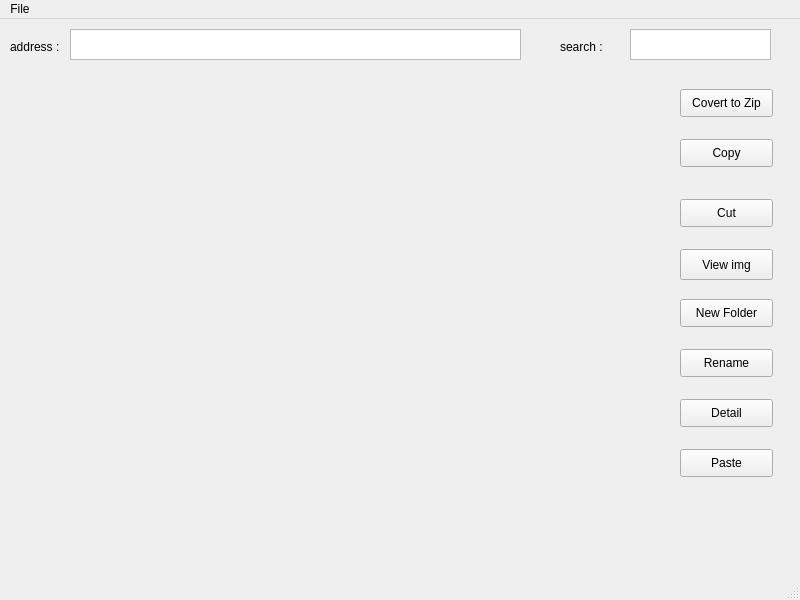
<?xml version="1.0" encoding="UTF-8"?>
<ui version="4.0">
 <class>main_window</class>
 <widget class="QMainWindow" name="main_window">
  <property name="geometry">
   <rect>
    <x>0</x>
    <y>0</y>
    <width>800</width>
    <height>600</height>
   </rect>
  </property>
  <property name="windowTitle">
   <string>File manager</string>
  </property>
  <widget class="QWidget" name="centralwidget">
   <widget class="QPushButton" name="zip">
    <property name="geometry">
     <rect>
      <x>680</x>
      <y>70</y>
      <width>93</width>
      <height>28</height>
     </rect>
    </property>
    <property name="text">
     <string>Covert to Zip</string>
    </property>
   </widget>
   <widget class="QPushButton" name="copy">
    <property name="geometry">
     <rect>
      <x>680</x>
      <y>120</y>
      <width>93</width>
      <height>28</height>
     </rect>
    </property>
    <property name="text">
     <string>Copy</string>
    </property>
   </widget>
   <widget class="QPushButton" name="cut">
    <property name="geometry">
     <rect>
      <x>680</x>
      <y>180</y>
      <width>93</width>
      <height>28</height>
     </rect>
    </property>
    <property name="text">
     <string>Cut</string>
    </property>
   </widget>
   <widget class="QPushButton" name="view_image">
    <property name="geometry">
     <rect>
      <x>680</x>
      <y>230</y>
      <width>93</width>
      <height>31</height>
     </rect>
    </property>
    <property name="text">
     <string>View img</string>
    </property>
   </widget>
   <widget class="QPushButton" name="new_folder">
    <property name="geometry">
     <rect>
      <x>680</x>
      <y>280</y>
      <width>93</width>
      <height>28</height>
     </rect>
    </property>
    <property name="text">
     <string>New Folder</string>
    </property>
   </widget>
   <widget class="QPushButton" name="reaname">
    <property name="geometry">
     <rect>
      <x>680</x>
      <y>330</y>
      <width>93</width>
      <height>28</height>
     </rect>
    </property>
    <property name="text">
     <string>Rename</string>
    </property>
   </widget>
   <widget class="QPushButton" name="detail">
    <property name="geometry">
     <rect>
      <x>680</x>
      <y>380</y>
      <width>93</width>
      <height>28</height>
     </rect>
    </property>
    <property name="text">
     <string>Detail</string>
    </property>
   </widget>
   <widget class="QPushButton" name="paste">
    <property name="geometry">
     <rect>
      <x>680</x>
      <y>430</y>
      <width>93</width>
      <height>28</height>
     </rect>
    </property>
    <property name="text">
     <string>Paste</string>
    </property>
   </widget>
   <widget class="QTextEdit" name="textEdit">
    <property name="geometry">
     <rect>
      <x>70</x>
      <y>10</y>
      <width>451</width>
      <height>31</height>
     </rect>
    </property>
   </widget>
   <widget class="QLabel" name="label">
    <property name="geometry">
     <rect>
      <x>10</x>
      <y>20</y>
      <width>55</width>
      <height>16</height>
     </rect>
    </property>
    <property name="text">
     <string>address :</string>
    </property>
   </widget>
   <widget class="QLabel" name="label_2">
    <property name="geometry">
     <rect>
      <x>560</x>
      <y>20</y>
      <width>55</width>
      <height>16</height>
     </rect>
    </property>
    <property name="text">
     <string>search :</string>
    </property>
   </widget>
   <widget class="QTextEdit" name="textEdit_2">
    <property name="geometry">
     <rect>
      <x>630</x>
      <y>10</y>
      <width>141</width>
      <height>31</height>
     </rect>
    </property>
   </widget>
  </widget>
  <widget class="QMenuBar" name="menubar">
   <property name="geometry">
    <rect>
     <x>0</x>
     <y>0</y>
     <width>800</width>
     <height>26</height>
    </rect>
   </property>
   <widget class="QMenu" name="menuFile">
    <property name="title">
     <string>File</string>
    </property>
    <addaction name="actionOpen"/>
   </widget>
   <addaction name="menuFile"/>
  </widget>
  <widget class="QStatusBar" name="statusbar"/>
  <action name="actionOpen">
   <property name="text">
    <string>Open</string>
   </property>
  </action>
 </widget>
 <resources/>
 <connections>
  <connection>
   <sender>cut</sender>
   <signal>clicked()</signal>
   <receiver>textEdit</receiver>
   <slot>clear()</slot>
   <hints>
    <hint type="sourcelabel">
     <x>741</x>
     <y>256</y>
    </hint>
    <hint type="destinationlabel">
     <x>189</x>
     <y>63</y>
    </hint>
   </hints>
  </connection>
  <connection>
   <sender>copy</sender>
   <signal>clicked()</signal>
   <receiver>textEdit</receiver>
   <slot>copy()</slot>
   <hints>
    <hint type="sourcelabel">
     <x>712</x>
     <y>217</y>
    </hint>
    <hint type="destinationlabel">
     <x>335</x>
     <y>64</y>
    </hint>
   </hints>
  </connection>
  <connection>
   <sender>paste</sender>
   <signal>clicked()</signal>
   <receiver>textEdit_2</receiver>
   <slot>paste()</slot>
   <hints>
    <hint type="sourcelabel">
     <x>735</x>
     <y>508</y>
    </hint>
    <hint type="destinationlabel">
     <x>741</x>
     <y>65</y>
    </hint>
   </hints>
  </connection>
 </connections>
</ui>
